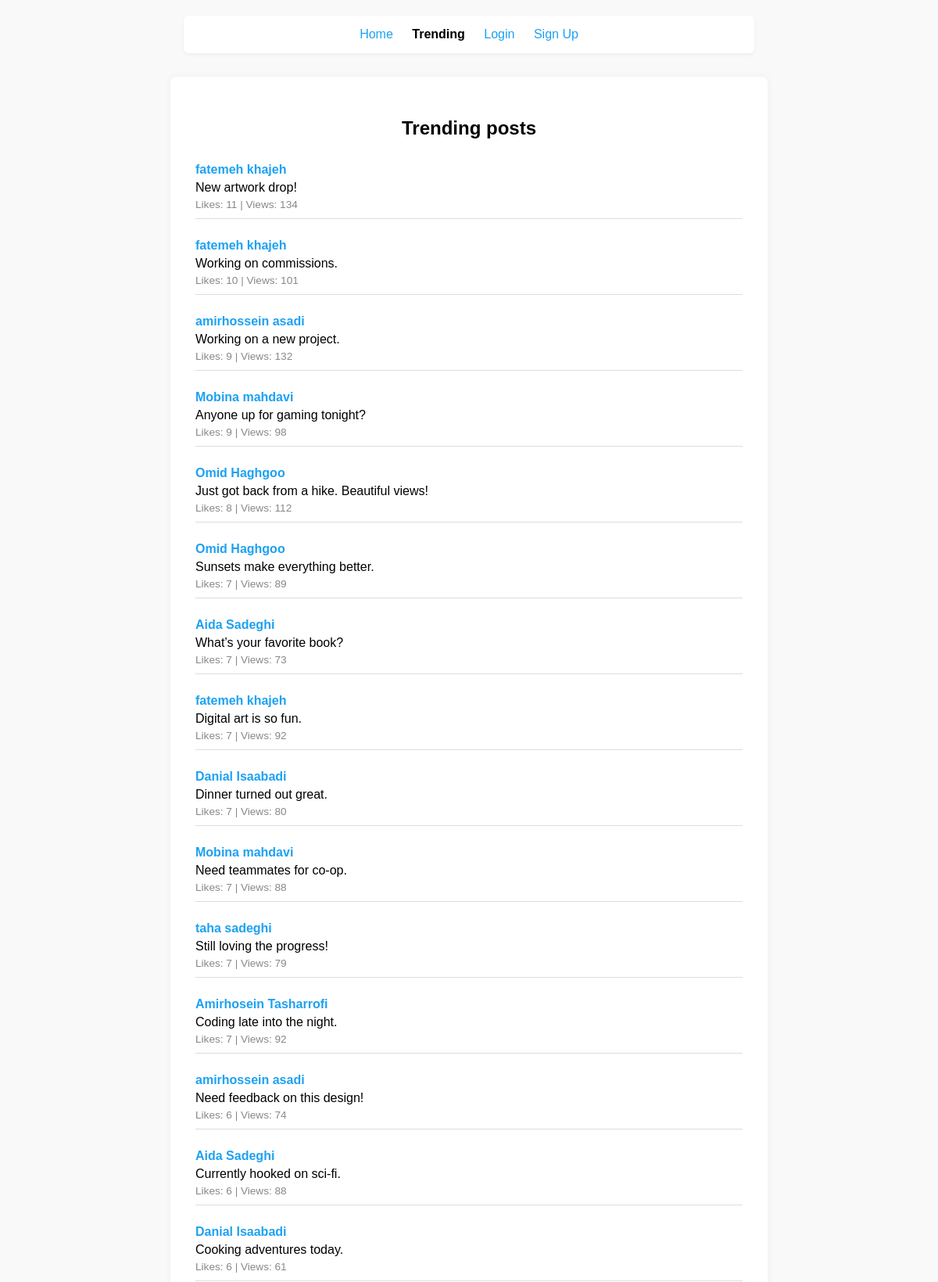
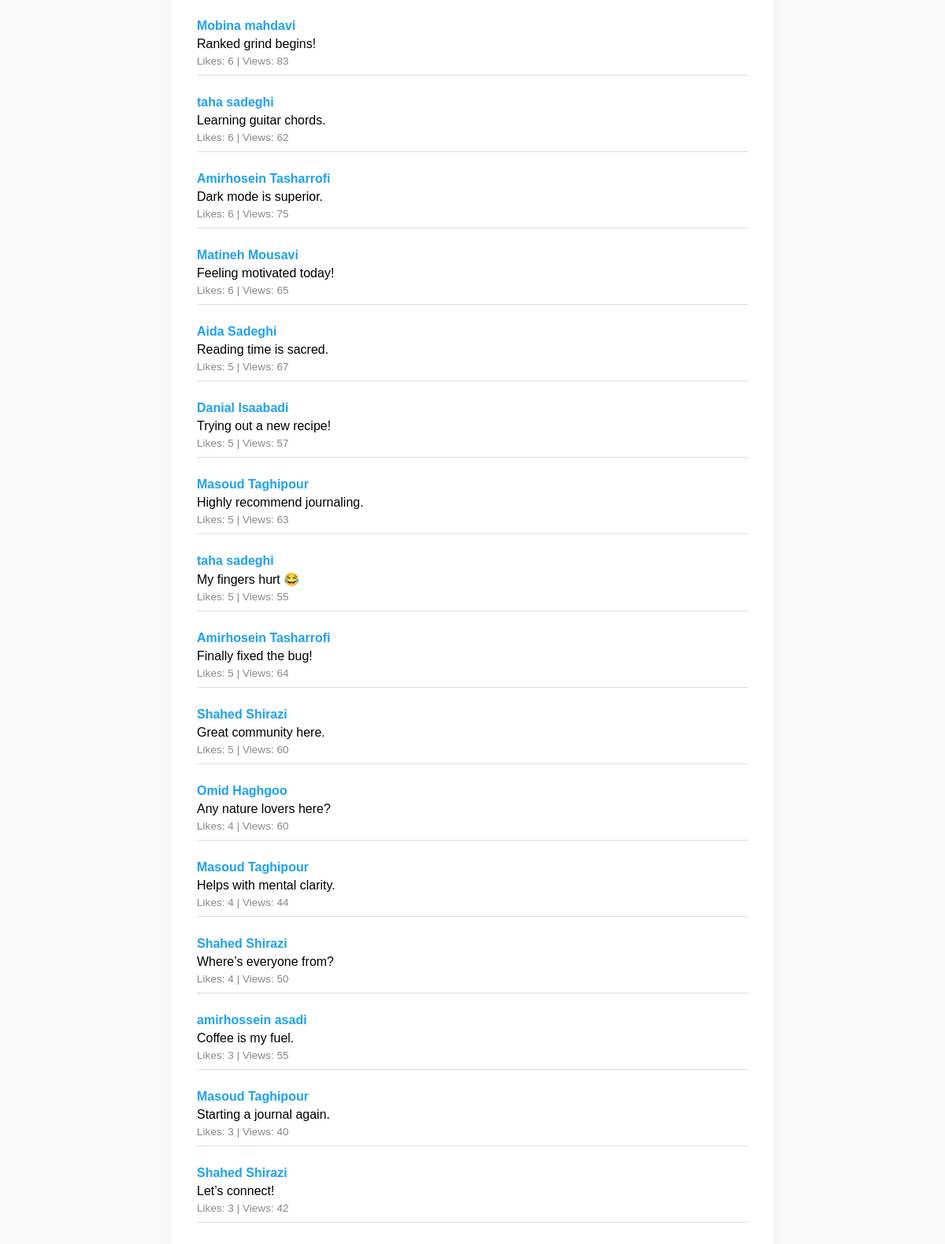
The page /index.php?page=trending on the database its author committed (2 pictures, top to bottom).
### tables this page shows
CREATE TABLE `posts` (
  `post_id` int(11) NOT NULL,
  `user_id` int(11) NOT NULL,
  `content` text NOT NULL,
  `created_at` datetime DEFAULT current_timestamp(),
  `likes` int(11) DEFAULT 0,
  `views` int(11) DEFAULT 0
);

### index.php (called while the page is built, shortened)
<?php
require __DIR__ . '/config/database.php';
$page = strtolower($_GET['page'] ?? 'home');
$viewFile = __DIR__ . '/views/' . $page . '.php';
if ($page === 'trending') {
    try {
        $posts = $db->query("
            SELECT p.*, u.first_name, u.last_name, CONCAT(u.first_name, ' ', u.last_name) AS name
            FROM posts p
            JOIN users u ON p.user_id = u.user_id
            ORDER BY p.likes DESC
            LIMIT 50
        ")->fetchAll();
    } catch (PDOException $e) {
        error_log('Home posts fetch error: ' . $e->getMessage());
        $posts = [];
        $_SESSION['error'] = "Could not load home posts";
    }
}
include $viewFile;
include __DIR__ . '/views/layout.php';

### views/trending.php (the view)
<h2>Trending posts</h2>
<?php if (!empty($posts)): ?>
    <?php foreach ($posts as $post): ?>
        <div class="post">
            <div class="post-author"><?= htmlspecialchars($post['name']) ?></div>
            <div class="post-content"><?= htmlspecialchars($post['content']) ?></div>
            <div style="color: #888; font-size: 0.85em;">
                Likes: <?= (int)$post['likes'] ?> | Views: <?= (int)$post['views'] ?>
            </div>
        </div>
    <?php endforeach; ?>
<?php else: ?>
    <p>No posts found.</p>
<?php endif; ?>

### views/layout.php (style rules this page uses)
body { font-family: Arial, sans-serif; background: #f9f9f9; margin: 0; padding: 20px; }
.post { border-bottom: 1px solid #ddd; padding: 10px 0; margin-bottom: 15px; }
.post-author { font-weight: bold; color: #1da1f2; }
.post-content { margin: 5px 0; }
h2 { text-align: center; margin-bottom: 20px; }

### rows shown on the page
posts: name "fatemeh khajeh", content "New artwork drop!", likes "11", views "134"
posts: name "fatemeh khajeh", content "Working on commissions.", likes "10", views "101"
posts: name "amirhossein asadi", content "Working on a new project.", likes "9", views "132"
posts: name "Mobina mahdavi", content "Anyone up for gaming tonight?", likes "9", views "98"
posts: name "Omid Haghgoo", content "Just got back from a hike. Beautiful views!", likes "8", views "112"
posts: name "Omid Haghgoo", content "Sunsets make everything better.", likes "7", views "89"
posts: name "Aida Sadeghi", content "What’s your favorite book?", likes "7", views "73"
posts: name "fatemeh khajeh", content "Digital art is so fun.", likes "7", views "92"
posts: name "Danial Isaabadi", content "Dinner turned out great.", likes "7", views "80"
posts: name "Mobina mahdavi", content "Need teammates for co-op.", likes "7", views "88"
posts: name "taha sadeghi", content "Still loving the progress!", likes "7", views "79"
posts: name "Amirhosein Tasharrofi", content "Coding late into the night.", likes "7", views "92"
posts: name "amirhossein asadi", content "Need feedback on this design!", likes "6", views "74"
posts: name "Aida Sadeghi", content "Currently hooked on sci-fi.", likes "6", views "88"
posts: name "Danial Isaabadi", content "Cooking adventures today.", likes "6", views "61"
posts: name "Mobina mahdavi", content "Ranked grind begins!", likes "6", views "83"
posts: name "taha sadeghi", content "Learning guitar chords.", likes "6", views "62"
posts: name "Amirhosein Tasharrofi", content "Dark mode is superior.", likes "6", views "75"
posts: name "Matineh Mousavi", content "Feeling motivated today!", likes "6", views "65"
posts: name "Aida Sadeghi", content "Reading time is sacred.", likes "5", views "67"
posts: name "Danial Isaabadi", content "Trying out a new recipe!", likes "5", views "57"
posts: name "Masoud Taghipour", content "Highly recommend journaling.", likes "5", views "63"
posts: name "taha sadeghi", content "My fingers hurt 😂", likes "5", views "55"
posts: name "Amirhosein Tasharrofi", content "Finally fixed the bug!", likes "5", views "64"
posts: name "Shahed Shirazi", content "Great community here.", likes "5", views "60"
posts: name "Omid Haghgoo", content "Any nature lovers here?", likes "4", views "60"
posts: name "Masoud Taghipour", content "Helps with mental clarity.", likes "4", views "44"
posts: name "Shahed Shirazi", content "Where’s everyone from?", likes "4", views "50"
posts: name "amirhossein asadi", content "Coffee is my fuel.", likes "3", views "55"
posts: name "Masoud Taghipour", content "Starting a journal again.", likes "3", views "40"
posts: name "Shahed Shirazi", content "Let’s connect!", likes "3", views "42"
